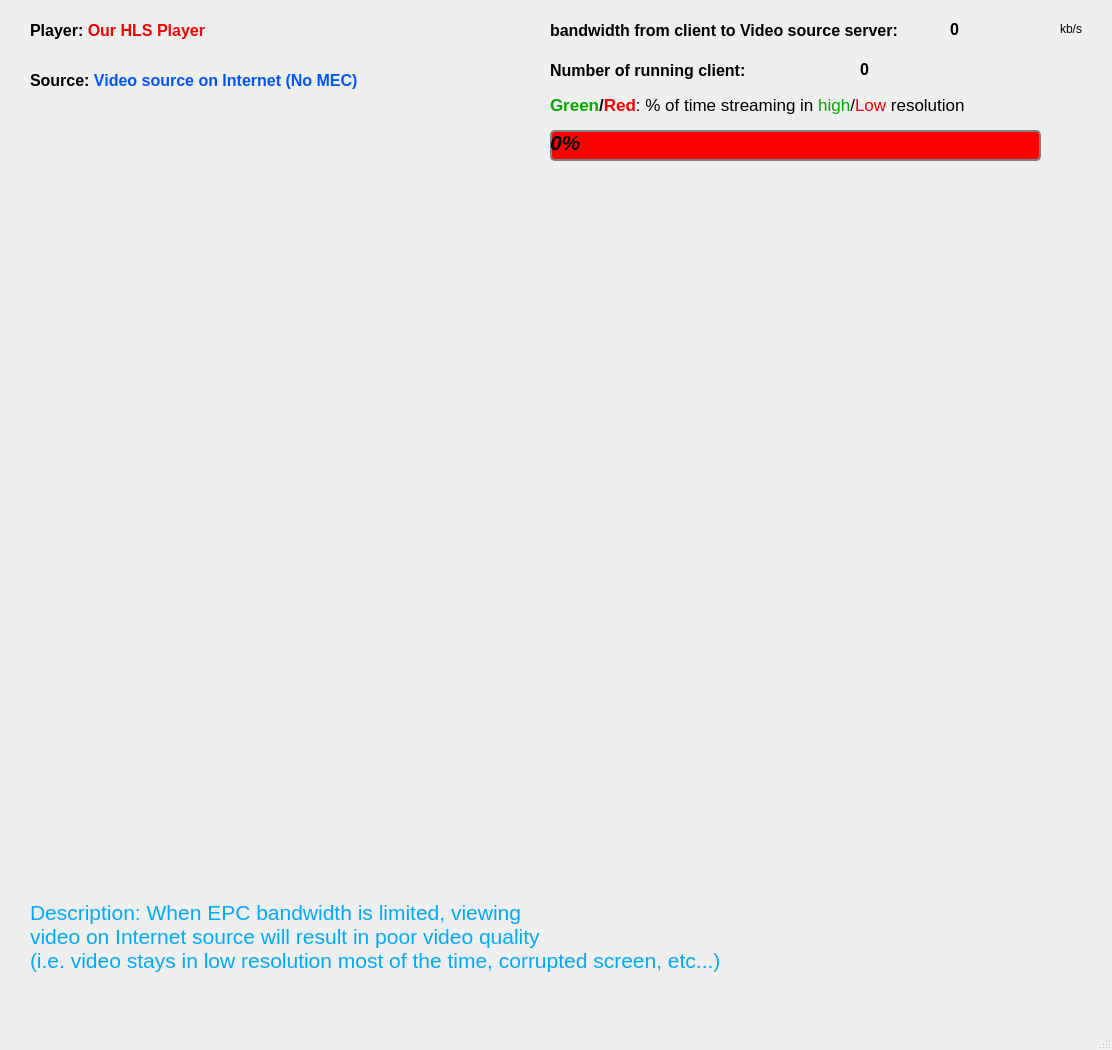
<?xml version="1.0" encoding="UTF-8"?>
<ui version="4.0">
 <class>MainWindow</class>
 <widget class="QMainWindow" name="MainWindow">
  <property name="geometry">
   <rect>
    <x>0</x>
    <y>0</y>
    <width>1112</width>
    <height>1050</height>
   </rect>
  </property>
  <property name="windowTitle">
   <string>Streaming demo (feature1)</string>
  </property>
  <widget class="QWidget" name="centralwidget">
   <widget class="QLabel" name="label_3">
    <property name="geometry">
     <rect>
      <x>30</x>
      <y>10</y>
      <width>341</width>
      <height>41</height>
     </rect>
    </property>
    <property name="text">
     <string>&lt;html&gt;&lt;head/&gt;&lt;body&gt;&lt;p&gt;&lt;span style=&quot; font-size:12pt; font-weight:600; color:#000000;&quot;&gt;Player: &lt;/span&gt;&lt;span style=&quot; font-size:12pt; font-weight:600; color:#ff0000;&quot;&gt;Our HLS Player&lt;/span&gt;&lt;/p&gt;&lt;/body&gt;&lt;/html&gt;</string>
    </property>
   </widget>
   <widget class="QLabel" name="label_9">
    <property name="geometry">
     <rect>
      <x>1060</x>
      <y>20</y>
      <width>59</width>
      <height>18</height>
     </rect>
    </property>
    <property name="text">
     <string>kb/s</string>
    </property>
   </widget>
   <widget class="QLabel" name="bandwidth">
    <property name="geometry">
     <rect>
      <x>950</x>
      <y>20</y>
      <width>101</width>
      <height>18</height>
     </rect>
    </property>
    <property name="font">
     <font>
      <pointsize>12</pointsize>
      <weight>75</weight>
      <bold>true</bold>
     </font>
    </property>
    <property name="text">
     <string>0</string>
    </property>
   </widget>
   <widget class="QLabel" name="label_7">
    <property name="geometry">
     <rect>
      <x>550</x>
      <y>10</y>
      <width>381</width>
      <height>41</height>
     </rect>
    </property>
    <property name="text">
     <string>&lt;html&gt;&lt;head/&gt;&lt;body&gt;&lt;p&gt;&lt;span style=&quot; font-size:12pt; font-weight:600;&quot;&gt;bandwidth from client to Video source server:&lt;/span&gt;&lt;/p&gt;&lt;/body&gt;&lt;/html&gt;</string>
    </property>
   </widget>
   <widget class="QLabel" name="label_4">
    <property name="geometry">
     <rect>
      <x>30</x>
      <y>60</y>
      <width>401</width>
      <height>41</height>
     </rect>
    </property>
    <property name="text">
     <string>&lt;html&gt;&lt;head/&gt;&lt;body&gt;&lt;p&gt;&lt;span style=&quot; font-size:12pt; font-weight:600;&quot;&gt;Source: &lt;/span&gt;&lt;span style=&quot; font-size:12pt; font-weight:600; color:#0055ff;&quot;&gt;Video source on Internet (No MEC)&lt;/span&gt;&lt;/p&gt;&lt;/body&gt;&lt;/html&gt;</string>
    </property>
   </widget>
   <widget class="QLabel" name="label_5">
    <property name="geometry">
     <rect>
      <x>30</x>
      <y>900</y>
      <width>1061</width>
      <height>101</height>
     </rect>
    </property>
    <property name="text">
     <string>&lt;html&gt;&lt;head/&gt;&lt;body&gt;&lt;p&gt;&lt;span style=&quot; font-size:16pt; color:#00aaff;&quot;&gt;Description: When EPC bandwidth is limited, viewing&lt;br/&gt;video on Internet source will result in poor video quality&lt;br/&gt;(i.e. video stays in low resolution most of the time, corrupted screen, etc...)&lt;/span&gt;&lt;/p&gt;&lt;/body&gt;&lt;/html&gt;</string>
    </property>
    <property name="alignment">
     <set>Qt::AlignLeading|Qt::AlignLeft|Qt::AlignTop</set>
    </property>
   </widget>
   <widget class="QWidget" name="gridLayoutWidget">
    <property name="geometry">
     <rect>
      <x>30</x>
      <y>180</y>
      <width>1061</width>
      <height>701</height>
     </rect>
    </property>
    <layout class="QGridLayout" name="grid"/>
   </widget>
   <widget class="QLabel" name="label_6">
    <property name="geometry">
     <rect>
      <x>550</x>
      <y>90</y>
      <width>471</width>
      <height>31</height>
     </rect>
    </property>
    <property name="text">
     <string>&lt;html&gt;&lt;head/&gt;&lt;body&gt;&lt;p&gt;&lt;span style=&quot; font-size:13pt; font-weight:600; color:#00aa00;&quot;&gt;Green&lt;/span&gt;&lt;span style=&quot; font-size:13pt; font-weight:600; color:#000000;&quot;&gt;/&lt;/span&gt;&lt;span style=&quot; font-size:13pt; font-weight:600; color:#ff0000;&quot;&gt;Red&lt;/span&gt;&lt;span style=&quot; font-size:13pt;&quot;&gt;: % of time streaming in &lt;/span&gt;&lt;span style=&quot; font-size:13pt; color:#00aa00;&quot;&gt;high&lt;/span&gt;&lt;span style=&quot; font-size:13pt; color:#000000;&quot;&gt;/&lt;/span&gt;&lt;span style=&quot; font-size:13pt; color:#ff0000;&quot;&gt;Low&lt;/span&gt;&lt;span style=&quot; font-size:13pt;&quot;&gt; resolution&lt;/span&gt;&lt;/p&gt;&lt;/body&gt;&lt;/html&gt;</string>
    </property>
   </widget>
   <widget class="QLabel" name="label_8">
    <property name="geometry">
     <rect>
      <x>550</x>
      <y>50</y>
      <width>261</width>
      <height>41</height>
     </rect>
    </property>
    <property name="text">
     <string>&lt;html&gt;&lt;head/&gt;&lt;body&gt;&lt;p&gt;&lt;span style=&quot; font-size:12pt; font-weight:600;&quot;&gt;Number of running client: &lt;/span&gt;&lt;/p&gt;&lt;/body&gt;&lt;/html&gt;</string>
    </property>
   </widget>
   <widget class="QProgressBar" name="progressBar">
    <property name="geometry">
     <rect>
      <x>550</x>
      <y>130</y>
      <width>491</width>
      <height>31</height>
     </rect>
    </property>
    <property name="baseSize">
     <size>
      <width>0</width>
      <height>0</height>
     </size>
    </property>
    <property name="font">
     <font>
      <pointsize>16</pointsize>
      <weight>75</weight>
      <italic>true</italic>
      <bold>true</bold>
     </font>
    </property>
    <property name="styleSheet">
     <string notr="true">QProgressBar {
     border: 2px solid grey;
     border-radius: 5px;
     background-color: #FF0000;
 }

 QProgressBar::chunk {
     background-color: #66FF66;
     width: 20px;
 }</string>
    </property>
    <property name="value">
     <number>0</number>
    </property>
   </widget>
   <widget class="QLabel" name="client_num">
    <property name="geometry">
     <rect>
      <x>860</x>
      <y>60</y>
      <width>59</width>
      <height>18</height>
     </rect>
    </property>
    <property name="font">
     <font>
      <pointsize>12</pointsize>
      <weight>75</weight>
      <bold>true</bold>
     </font>
    </property>
    <property name="text">
     <string>0</string>
    </property>
   </widget>
  </widget>
  <widget class="QMenuBar" name="menubar">
   <property name="geometry">
    <rect>
     <x>0</x>
     <y>0</y>
     <width>1112</width>
     <height>30</height>
    </rect>
   </property>
  </widget>
  <widget class="QStatusBar" name="statusbar"/>
 </widget>
 <resources/>
 <connections/>
</ui>
